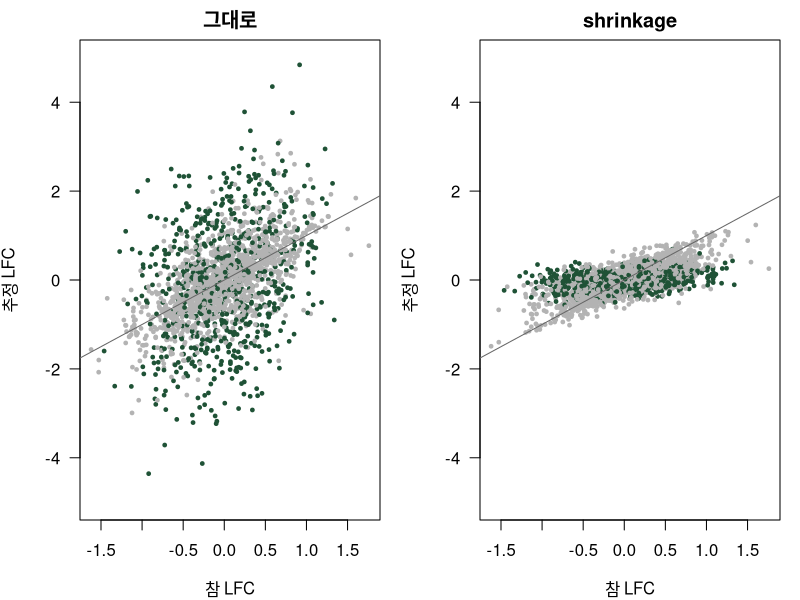

The R script that drew this image:
## ---- chunk 1
#| label: bayes-update
posterior <- function(prior, sens = 0.99, spec = 0.99)
  sens * prior / (sens * prior + (1 - spec) * (1 - prior))

after1 <- posterior(1/5000)     # 양성 한 번
after2 <- posterior(after1)     # 독립적인 검사로 또 양성
c(prior = 1/5000, after_1st = after1, after_2nd = after2)
## ---- chunk 2
#| label: levels
one_study <- function() {
  lab <- rnorm(5, 0, 0.5)                                            # 연구실 효과 (위 층)
  y   <- matrix(6.0 + rep(lab, each = 10) + rnorm(50, 0, 0.8), nrow = 10)   # 열 = 연구실
  lab_means <- colMeans(y)
  c(naive = mean(y) + c(-1, 1) * qt(0.975, 49) * sd(as.vector(y)) / sqrt(50),  # 50마리를 독립으로
    level = mean(lab_means) + c(-1, 1) * qt(0.975, 4) * sd(lab_means) / sqrt(5))  # 연구실 평균 5개로
}
set.seed(20261027)
round(one_study(), 2)

set.seed(2)
cover <- replicate(5000, {
  r <- unname(one_study())
  c(naive = r[1] <= 6 & 6 <= r[2], level = r[3] <= 6 & 6 <= r[4])
})
rowMeans(cover)        # 95% 신뢰구간이 참값 6.0을 포함한 비율
## ---- chunk 3
#| label: shrink
set.seed(3)
true_lfc <- rnorm(2000, 0, 0.5)
se       <- runif(2000, 0.1, 1.5)            # 발현이 낮을수록 SE가 큼
est      <- true_lfc + rnorm(2000, 0, se)    # 유전자별 추정값

tau2   <- max(0, var(est) - mean(se^2))      # 전체 분산 − 추정 잡음 = 참 LFC의 분산
shrunk <- tau2 / (tau2 + se^2) * est
tau2

c(mse_raw    = mean((est    - true_lfc)^2),   # 참값과의 평균 제곱 오차
  mse_shrunk = mean((shrunk - true_lfc)^2))
## ---- chunk 4
#| label: fig-shrink
#| dev: "png"
#| fig-cap: "유전자 2000개의 참 LFC와 추정 LFC. 왼쪽: 그대로, 오른쪽: shrinkage. 초록: SE가 큰 유전자(SE > 1), 회색 선: 추정 = 참값"
#| fig-height: 4
par(mfrow = c(1, 2), mar = c(4, 4, 2, 1))
noisy <- se > 1
for (k in list(list(est, "그대로"), list(shrunk, "shrinkage"))) {
  plot(true_lfc, k[[1]], pch = 19, cex = 0.5, las = 1, ylim = c(-5, 5),
       col = ifelse(noisy, "#1F5236", "grey70"), main = k[[2]],
       xlab = "참 LFC", ylab = "추정 LFC")
  abline(0, 1, col = "grey40")
}
## ---- chunk 5
#| label: top20
top_raw    <- order(-abs(est))[1:20]
top_shrunk <- order(-abs(shrunk))[1:20]
rbind(raw    = c(mean_SE = mean(se[top_raw]),    mean_abs_true = mean(abs(true_lfc[top_raw]))),
      shrunk = c(mean_SE = mean(se[top_shrunk]), mean_abs_true = mean(abs(true_lfc[top_shrunk]))))
## ---- chunk 6
#| label: moderated
set.seed(4)
true_var <- 0.25 * 10 / rchisq(5000, df = 10)       # 유전자마다 다른 참 분산
s2       <- true_var * rchisq(5000, df = 4) / 4     # 3 + 3마리로 추정한 분산 (자유도 4)
s0_2     <- mean(s2)                                # 전체의 전형적인 분산
d0       <- 10                                      # 사전의 무게 (limma는 자료에서 추정)
moderated <- (d0 * s0_2 + 4 * s2) / (d0 + 4)

c(mse_raw = mean((s2 - true_var)^2), mse_moderated = mean((moderated - true_var)^2),
  under2x_raw = mean(s2 < true_var / 2),            # 참 분산의 절반 미만으로 추정된 비율
  under2x_moderated = mean(moderated < true_var / 2))
